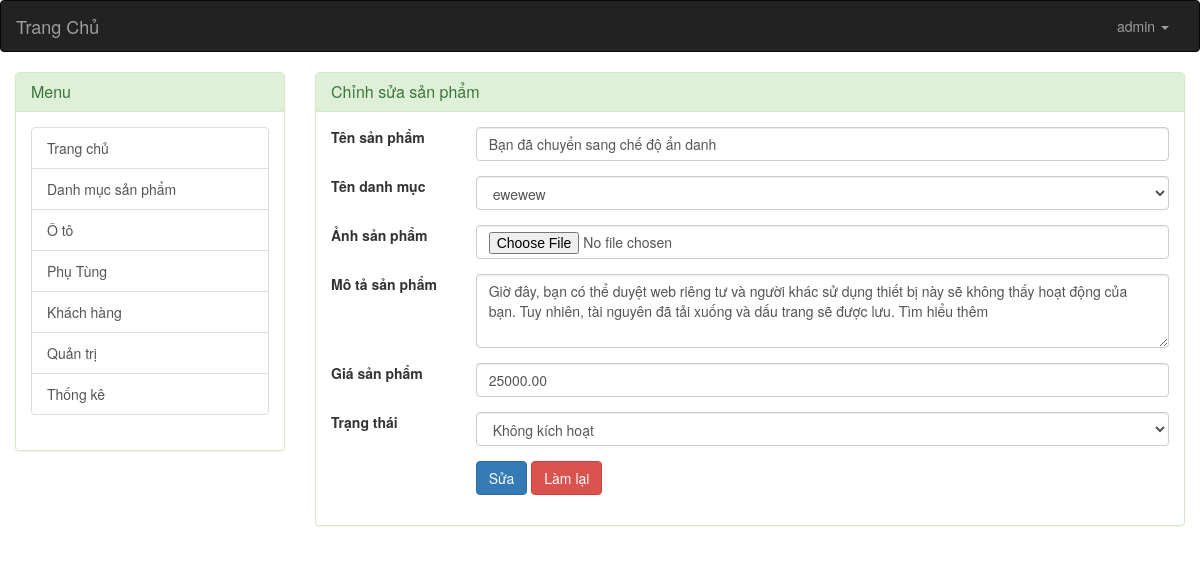
Page /admin/index.php?controller=san-pham&view=chinh-sua&Ma_sp=14 (signed in) on the committed database.
### tables this page shows
CREATE TABLE `san_pham` (
  `Ma_sp` int(11) NOT NULL,
  `Ten_sp` varchar(255) NOT NULL,
  `Ma_dm` int(11) NOT NULL,
  `Anh_ap` varchar(255) DEFAULT NULL,
  `Mo_ta` text,
  `Gia_sp` decimal(10,2) DEFAULT NULL,
  `Gia_km` decimal(10,2) DEFAULT NULL,
  `Ngay_tao` date DEFAULT NULL,
  `Trang_thai` smallint(1) DEFAULT '1'
);

### admin/modules/san-pham/chinh-sua.php (the view, shortened to what this page needs)
<?php
	$sql1 = "SELECT Ma_dm, Ten_dm From	danh_muc";
	$kqdanhmuc = mysqli_query($conn, $sql1);
	if(isset($_GET['Ma_sp'])){
		$Ma_sp = $_GET['Ma_sp'];
		$sql2 = "SELECT * FROM san_pham WHERE Ma_sp = $Ma_sp";
		$kqsanpham = mysqli_query($conn,$sql2);
		$result = mysqli_fetch_assoc($kqsanpham);
	}
?>
<div class="products">
	<div class="panel panel-success">
		<div class="panel-heading">
			<h3 class="panel-title">Chỉnh sửa sản phẩm</h3>
		</div>
		<div class="panel-body">
			<form action="" method="POST" class="form-horizontal" enctype="multipart/form-data">
				<div class="form-group">
					<div class="col-sm-2">
						<label>Tên sản phẩm</label>
					</div>
					<div class="col-sm-10">
						<input type="text" class="form-control" name="Ten_sp" value="<?php echo $result['Ten_sp']; ?>" />
					</div>
				</div>
				<div class="form-group">
					<div class="col-sm-2">
						<label>Tên danh mục</label>
					</div>
					<div class="col-sm-10">
						<select name="Ma_dm" id="input" class="form-control" required="required">
						<?php while($row = mysqli_fetch_assoc($kqdanhmuc)) : ?>
							<option value="<?php echo $row['Ma_dm'] ?>"><?php echo $row['Ten_dm'] ?></option>
						<?php endwhile; ?>
						</select>
					</div>
				</div>
				<div class="form-group">
					<div class="col-sm-2">
						<label>Ảnh sản phẩm</label>
					</div>
					<div class="col-sm-10">
						<input type="file" name="Anh_ap" class="form-control">
					</div>
				</div>
				<div class="form-group">
					<div class="col-sm-2">
						<label>Mô tả sản phẩm</label>
					</div>
					<div class="col-sm-10">
						<textarea name="Mo_ta" id="Mo_ta" class="form-control" rows="3" required="required"><?php echo $result['Mo_ta']; ?></textarea>
					</div>
				</div>
				<div class="form-group">
					<div class="col-sm-2">
						<label>Giá sản phẩm</label>
					</div>
					<div class="col-sm-10">
						<input name="Gia_sp" class="form-control" type="number" minlength="0" value="<?php echo $result['Gia_sp']; ?>"/>
					</div>
				</div>
				<div class="form-group">
					<div class="col-sm-2">
						<label>Trạng thái</label>
					</div>
					<div class="col-sm-10">
						<select name="Trang_thai" id="input" class="form-control" required="required">
							<option value="0">Không kích hoạt</option>
						</select>
					</div>
				</div>
				<div class="form-group">
					<div class="col-sm-10 col-sm-offset-2">
						<button type="submit" name="save" class="btn btn-primary">Sửa</button>
						<button type="reset" class="btn btn-danger">Làm lại</button>
					</div>
				</div>
		</form>
		</div>
	</div>
</div>

### rows in the picture
san_pham: Ten_sp "Bạn đã chuyển sang chế độ ẩn danh", Mo_ta "Giờ đây, bạn có thể duyệt web riêng tư và người khác sử dụng thiết bị này sẽ không thấy hoạt động của bạn. Tuy nhiên, tài nguyên đã tải xuống và dấu trang sẽ được lưu. Tìm hiểu thêm", Gia_sp "25000.00"

### other values in the picture
$user['Ten_dang_nhap'] "admin"
form field Ma_dm "ewewew"
